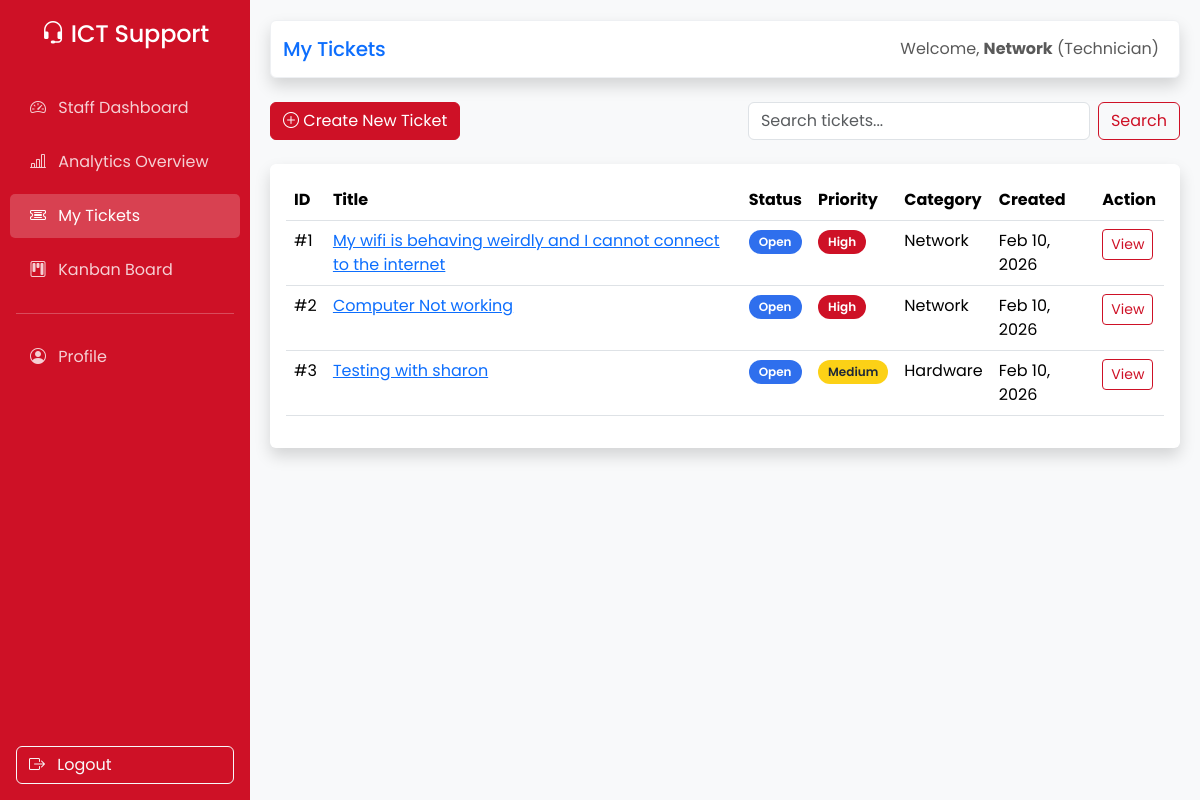
The page /tickets/ (signed in) on the database its author committed.
### users/models.py (models this page shows, shortened)
class User(AbstractUser):
    class Role(models.TextChoices):
        STUDENT = 'student', 'Student'
        STAFF = 'staff', 'Staff'
        TECHNICIAN = 'technician', 'Technician'
        ADMIN = 'admin', 'Admin'
    role = models.CharField(
        max_length=20,
        choices=Role.choices,
        default=Role.STUDENT,
    )
    phone = models.CharField(max_length=20, blank=True)
    department = models.CharField(max_length=100, blank=True)

### tickets/models.py (models this page shows, shortened)
class Ticket(models.Model):
    STATUS_CHOICES = (
        ('open', 'Open'),
        ('in_progress', 'In Progress'),
        ('resolved', 'Resolved'),
        ('closed', 'Closed'),
    )
    PRIORITY_CHOICES = (
        ('low', 'Low'),
        ('medium', 'Medium'),
        ('high', 'High'),
        ('critical', 'Critical'),
    )
    title = models.CharField(max_length=200)
    description = models.TextField()
    created_by = models.ForeignKey(
        settings.AUTH_USER_MODEL,
        on_delete=models.CASCADE,
        related_name='created_tickets'
    )
    assigned_to = models.ForeignKey(
        settings.AUTH_USER_MODEL,
        on_delete=models.SET_NULL,
        null=True,
        blank=True,
        related_name='assigned_tickets'
    )
    is_escalated = models.BooleanField(default=False)
    status = models.CharField(max_length=20, choices=STATUS_CHOICES, default='open')
    priority = models.CharField(max_length=20, choices=PRIORITY_CHOICES, default='medium')
    category = models.ForeignKey(
        Category,
        on_delete=models.SET_NULL,
        null=True,
        blank=True,
        related_name='tickets'
    )
    created_at = models.DateTimeField(auto_now_add=True)
    updated_at = models.DateTimeField(auto_now=True)
    closed_at = models.DateTimeField(null=True, blank=True)

class Category(models.Model):
    name = models.CharField(max_length=100)
    description = models.TextField(blank=True)
    default_technician = models.ForeignKey(
        settings.AUTH_USER_MODEL,
        on_delete=models.SET_NULL,
        null=True,
        blank=True,
        related_name='default_categories'
    )
    class Meta:
        verbose_name_plural = 'Categories'

### tickets/views.py (the view)
# urls.py: path('', views.ticket_list, name='list'),
@login_required
def ticket_list(request):
    tickets = Ticket.objects.all()
    query = request.GET.get('q')
    if query:
        tickets = tickets.filter(
            Q(title__icontains=query) | Q(description__icontains=query) | Q(id__icontains=query)
        )
    if request.user.role == 'student':
        tickets = tickets.filter(created_by=request.user)
    elif request.user.role == 'technician':
        pass
    return render(request, 'tickets/ticket_list.html', {'tickets': tickets})

### templates/tickets/ticket_list.html (shortened to what this page needs)
{% extends 'base.html' %}
{% block page_title %}My Tickets{% endblock %}
{% block content %}
<div class="d-flex justify-content-between mb-4">
    <a href="{% url 'tickets:create' %}" class="btn btn-primary">
        <i class="bi bi-plus-circle"></i> Create New Ticket
    </a>
    <form class="d-flex" method="get" role="search" aria-label="Search tickets">
        <input class="form-control me-2" type="search" placeholder="Search tickets..." name="q"
            value="{{ request.GET.q }}">
        <button class="btn btn-outline-primary" type="submit" data-loading-text="Searching...">Search</button>
    </form>
</div>
<div class="card shadow mb-4">
    <div class="card-body">
        <div class="table-responsive" aria-live="polite">
            <table class="table table-hover d-none d-md-table">
                <thead>
                    <tr>
                        <th>ID</th>
                        <th>Title</th>
                        <th>Status</th>
                        <th>Priority</th>
                        <th>Category</th>
                        <th>Created</th>
                        <th>Action</th>
                    </tr>
                </thead>
                <tbody>
                    {% for ticket in tickets %}
                    <tr>
                        <td>#{{ ticket.id }}</td>
                        <td>
                            <a href="{% url 'tickets:detail' ticket.id %}">{{ ticket.title }}</a>
                        </td>
                        <td>
                            <span class="badge badge-status status-{{ ticket.status }}">
                                {{ ticket.get_status_display }}
                            </span>
                        </td>
                        <td>
                            {% if ticket.priority == 'critical' %}
                            <span class="badge badge-priority badge-priority-critical">Critical</span>
                            {% elif ticket.priority == 'high' %}
                            <span class="badge badge-priority badge-priority-high">High</span>
                            {% else %}
                            <span class="badge badge-priority badge-priority-{{ ticket.priority }}">{{ ticket.get_priority_display }}</span>
                            {% endif %}
                        </td>
                        <td>{{ ticket.category.name|default:"Uncategorized" }}</td>
                        <td>{{ ticket.created_at|date:"M d, Y" }}</td>
                        <td>
                            <a href="{% url 'tickets:detail' ticket.id %}"
                                class="btn btn-sm btn-outline-primary">View</a>
                        </td>
                    </tr>
                    {% endfor %}
                </tbody>
            </table>
        </div>
    </div>
</div>
{% endblock %}

### templates/base.html (shortened to what this page needs)
<!DOCTYPE html>
<html lang="en">
<head>
    <link href="https://cdn.jsdelivr.net/npm/bootstrap@5.3.2/dist/css/bootstrap.min.css" rel="stylesheet">
    <link rel="stylesheet" href="https://cdn.jsdelivr.net/npm/bootstrap-icons@1.11.3/font/bootstrap-icons.min.css">
</head>
<body class="{% block body_class %}{% endblock %}">
    <nav class="sidebar d-flex flex-column">
        <div class="text-center mb-4">
            <h4><i class="bi bi-headset"></i> ICT Support</h4>
        </div>
        {% if user.role == 'student' %}
        <a href="{% url 'reports:student_dashboard' %}" class="{% if request.resolver_match.url_name == 'student_dashboard' %}active{% endif %}">
            <i class="bi bi-speedometer2 me-2"></i> My Dashboard
        </a>
        {% else %}
        <a href="{% url 'reports:dashboard' %}" class="{% if request.resolver_match.url_name == 'dashboard' %}active{% endif %}">
            <i class="bi bi-speedometer2 me-2"></i> Staff Dashboard
        </a>
        <a href="{% url 'reports:overview' %}" class="{% if request.resolver_match.url_name == 'overview' %}active{% endif %}">
            <i class="bi bi-bar-chart-line me-2"></i> Analytics Overview
        </a>
        {% endif %}
        <a href="{% url 'tickets:list' %}" class="{% if 'tickets' in request.path and 'kanban' not in request.path %}active{% endif %}">
            <i class="bi bi-ticket-detailed me-2"></i> My Tickets
        </a>
        {% if user.role != 'student' %}
        <a href="{% url 'tickets:kanban' %}" class="{% if 'kanban' in request.path %}active{% endif %}">
            <i class="bi bi-kanban me-2"></i> Kanban Board
        </a>
        {% endif %}
        <hr class="mx-3 border-light">
        <a href="{% url 'users:profile' %}" class="{% if 'profile' in request.path %}active{% endif %}">
            <i class="bi bi-person-circle me-2"></i> Profile
        </a>
        <form action="{% url 'users:logout' %}" method="post" class="mt-auto mb-3 mx-3">
            <button type="submit" class="btn btn-outline-light w-100 text-start" data-loading-text="Signing out..." data-loading-spinner="false">
                <i class="bi bi-box-arrow-right me-2"></i> Logout
            </button>
        </form>
    </nav>
    <main class="main-content">
        <nav class="navbar navbar-expand navbar-light bg-white topbar mb-4 static-top shadow rounded">
            <div class="container-fluid">
                <h5 class="m-0 font-weight-bold text-primary">{% block page_title %}Dashboard{% endblock %}</h5>
                <ul class="navbar-nav ms-auto">
                    <li class="nav-item">
                        <span class="nav-link text-gray-600 small">
                            Welcome, <strong>{{ user.first_name }}</strong> ({{ user.get_role_display }})
                        </span>
                    </li>
                </ul>
            </div>
        </nav>
        {% block content %}{% endblock %}
    </main>
</body>
</html>

### templates/base.html (style rules this page uses)
:root { --brand: #ce1126; --brand-dark: #a50d1f; --accent: #fcd116; --ink: #000000; --muted: #f8f9fa; --surface: #ffffff; --ring: rgba(206, 17, 38, 0.2); }
body { font-family: "Poppins", "Segoe UI", Tahoma, Geneva, Verdana, sans-serif; background-color: var(--muted); color: var(--ink); }
h1, h2, h3, h4, h5, h6 { font-family: "Poppins", "Segoe UI", Tahoma, Geneva, Verdana, sans-serif; letter-spacing: -0.01em; }
.sidebar { height: 100vh; background-color: var(--brand); color: white; position: fixed; top: 0; left: 0; width: 250px; padding-top: 20px; transition: all 0.3s; }
.sidebar a { color: rgba(255, 255, 255, 0.8); text-decoration: none; padding: 10px 20px; display: block; margin: 5px 10px; border-radius: 5px; }
.sidebar a:hover, .sidebar a.active { background-color: rgba(255, 255, 255, 0.2); color: white; }
.main-content { margin-left: 250px; padding: 20px; }
.card { border: none; box-shadow: 0 0.15rem 1.75rem 0 rgba(58, 59, 69, 0.15); margin-bottom: 20px; }
.topbar { border: 1px solid #eef0f3; }
.btn-primary { background-color: var(--brand); border-color: var(--brand); color: #ffffff; }
.btn-outline-primary { color: var(--brand); border-color: var(--brand); }
.badge-status { padding: 6px 10px; border-radius: 999px; font-size: 0.75rem; font-weight: 600; }
.badge-priority { padding: 6px 10px; border-radius: 999px; font-size: 0.75rem; font-weight: 600; }
.badge-priority-critical, .badge-priority-high { background-color: #ce1126; color: #ffffff; }
.badge-priority-medium { background-color: #fcd116; color: #1f2937; }
.status-open { background-color: #2f6fed; color: white; }
.ui-animate { opacity: 0; transform: translateY(10px) scale(0.995); animation: uiEnter 0.45s ease forwards; animation-delay: var(--enter-delay, 0ms); }

### rows shown on the page
User: first_name "Network", role "Technician"
Ticket: id "1", title "My wifi is behaving weirdly and I cannot connect to the internet", status "Open", priority "High", category.name "Network", created_at "Feb 10, 2026"
Ticket: id "2", title "Computer Not working", status "Open", priority "High", category.name "Network", created_at "Feb 10, 2026"
Ticket: id "3", title "Testing with sharon", status "Open", priority "Medium", category.name "Hardware", created_at "Feb 10, 2026"
